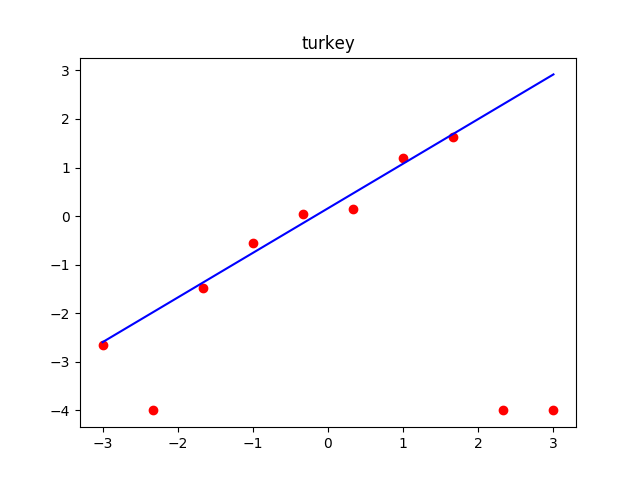

Recreate this plot in Python.
import numpy as np
import matplotlib.pyplot as plt

def l_turkey(r,meu):
	if(np.absolute(r) <= meu):
		return (1-(1-r**2/meu**2)**3)/6
	else:
		return 1/6

def w_turkey(r,meu):
	if(np.absolute(r) <= meu):
		return (1-r**2/meu**2)**2
	else:
		return 0

def loss (th,x,y):
	return th[0]+th[1]*x-y

def th_up(w,x,y):
	fi = np.append(np.ones(10)[:,np.newaxis],x[:,np.newaxis],axis=1)
	return np.linalg.inv(fi.T.dot(w).dot(fi)).dot(fi.T.dot(w).dot(y))

def main():
	meu = 1.0
	np.random.seed(0)
	n = 10
	N = 1000
	x = np.linspace(-3,3,n)
	y = x+0.2*np.random.randn(n)
	y[n-1] = -4
	y[n-2] = -4
	y[1] = -4

	X = np.linspace(-3,3,N)

	th = np.ones(2)
	w = np.zeros(n*n).reshape(n,n)

	for i in range(1000):
		r = th[0]+th[1]*x-y
		for j in range(n):
			w[j,j] = w_turkey(r[j],meu)
		th = th_up(w,x,y)

	Y = th[0]+th[1]*X

	plt.title("turkey")
	plt.plot(x,y,'ro')
	plt.plot(X,Y,'b-')
	plt.savefig("ada4.png")

if __name__ == '__main__':
	main()
